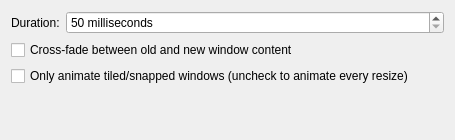
<?xml version="1.0" encoding="UTF-8"?>
<ui version="4.0">
 <class>TileAnimationEffectConfig</class>
 <widget class="QWidget" name="TileAnimationEffectConfig">
  <property name="geometry">
   <rect>
    <x>0</x>
    <y>0</y>
    <width>455</width>
    <height>140</height>
   </rect>
  </property>
  <layout class="QFormLayout" name="formLayout">
   <item row="0" column="0">
    <widget class="QLabel" name="label_Duration">
     <property name="text">
      <string>Duration:</string>
     </property>
    </widget>
   </item>
   <item row="0" column="1">
    <widget class="QSpinBox" name="kcfg_Duration">
     <property name="suffix">
      <string> milliseconds</string>
     </property>
     <property name="minimum">
      <number>50</number>
     </property>
     <property name="maximum">
      <number>2000</number>
     </property>
     <property name="singleStep">
      <number>25</number>
     </property>
    </widget>
   </item>
   <item row="1" column="0" colspan="2">
    <widget class="QCheckBox" name="kcfg_CrossFade">
     <property name="text">
      <string>Cross-fade between old and new window content</string>
     </property>
    </widget>
   </item>
   <item row="2" column="0" colspan="2">
    <widget class="QCheckBox" name="kcfg_SnappedOnly">
     <property name="text">
      <string>Only animate tiled/snapped windows (uncheck to animate every resize)</string>
     </property>
    </widget>
   </item>
  </layout>
 </widget>
</ui>
